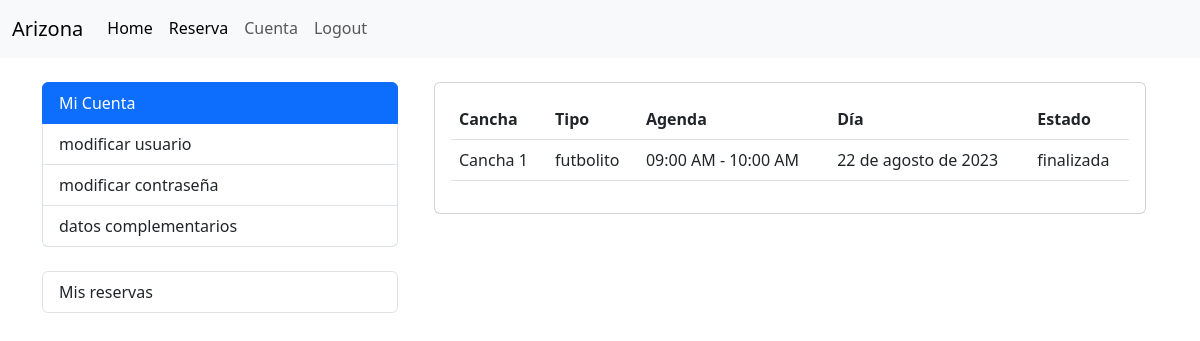
The page /cliente/reservas_user/ (signed in) on the database as committed earlier.
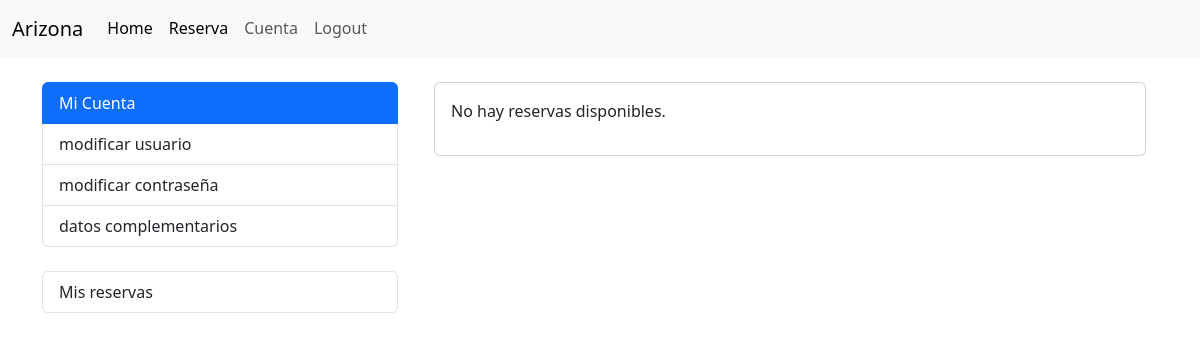
The same page on the database as committed later.
### cliente/models.py (models this page shows, shortened)
class Reserva(models.Model):
    cliente = models.ForeignKey(Cliente, on_delete=models.CASCADE)
    agenda = models.ForeignKey(Agenda, on_delete=models.CASCADE)
    dia = models.DateField()
    ESTADO_CHOICES = [
        ('disponible', 'Disponible'),
        ('pendiente', 'Pendiente'),
        ('finalizada', 'Finalizada'),
    ]
    estado = models.CharField(max_length=20, choices=ESTADO_CHOICES, default='disponible')
    class Meta:
        unique_together = ('agenda', 'cliente', 'dia')

### servicio/models.py (models this page shows, shortened)
class Agenda(models.Model):
    cancha = models.ForeignKey(Cancha, on_delete=models.CASCADE)
    horario = models.ForeignKey(Horario, on_delete=models.CASCADE)
    disponible = models.BooleanField(default=True)
    class Meta:
        verbose_name = _('Agenda')
        verbose_name_plural = _('Agendas')
        unique_together = ('cancha', 'horario')

class Cancha(models.Model):
    NUMERACION_CHOICES = [
        ('1', 'Cancha 1'),
        ('2', 'Cancha 2'),
        ('3', 'Cancha 3'),
        ('4', 'Cancha 4'),
        ('5', 'Cancha 5'),
        ('6', 'Cancha 6'),
        ('7', 'Cancha 7'),
        ('8', 'Cancha 8'),
    ]
    numeracion = models.CharField(max_length=10, choices=NUMERACION_CHOICES)
    tipo = models.ForeignKey(TipoCancha, on_delete=models.CASCADE, related_name='canchas')
    def __str__(self):
        return f'Cancha {self.numeracion}'
    class Meta:
        verbose_name = _('Cancha')
        verbose_name_plural = _('Canchas')

class TipoCancha(models.Model):
    nombre = models.CharField(max_length=50)
    precio = models.DecimalField(max_digits=8, decimal_places=0)
    descripcion = models.TextField()
    def __str__(self):
        return self.nombre
    class Meta:
        verbose_name = _('Tipo de Cancha')
        verbose_name_plural = _('Tipos de Canchas')

class Horario(models.Model):
    AM = 'AM'
    PM = 'PM'
    MERIDIEM_CHOICES = [
        (AM, 'AM'),
        (PM, 'PM'),
    ]
    hora_inicio = models.TimeField()
    hora_fin = models.TimeField()
    meridiem = models.CharField(max_length=2, choices=MERIDIEM_CHOICES, default=PM)
    def __str__(self):
        return f'{self.hora_inicio.strftime("%I:%M %p")} - {self.hora_fin.strftime("%I:%M %p")}'

### cliente/views.py (the view)
# urls.py: path('reservas_user/', views.listar_reservas_usuario, name='listar_reservas_usuario'),
def listar_reservas_usuario(request):
    try:
        cliente = request.user.cliente
    except Cliente.DoesNotExist:
        messages.warning(request, 'Necesitas crear un Cliente para acceder a esta página')
        return redirect(reverse('cliente:cliente_create'))
    reservas = Reserva.objects.filter(cliente=cliente)
    return render(request, 'reserva/reservas_usuario.html', {'reservas': reservas})

### cliente/templates/reserva/reservas_usuario.html (shortened to what this page needs)
{% extends "accounts/index.html" %}
{% block accounts_container %}
<div class="container">
  <div class="card">
    <div class="card-body">
      {% if reservas %}
      <table class="table reserva-table">
        <thead>
          <tr>
            <th>Cancha</th>
            <th>Tipo</th>
            <th>Agenda</th>
            <th>Día</th>
            <th>Estado</th>
          </tr>
        </thead>
        <tbody>
          {% for reserva in reservas %}
          <tr >
            <td>{{ reserva.agenda.cancha }}</td>
            <td>{{ reserva.agenda.cancha.tipo }}</td>
            <td>{{ reserva.agenda.horario }}</td>
            <td>{{ reserva.dia }}</td>
            <td>{{ reserva.estado }}</td>
          </tr>
          {% empty %}
          <tr>
            <td colspan="4">No hay servicio disponibles.</td>
          </tr>
          {% endfor %}
        </tbody>
      </table>
      {% else %}
      <p>No hay reservas disponibles.</p>
      {% endif %}
    </div>
  </div>
</div>
{% endblock %}

Rows that differ between the two databases and show on the page:
removed Reserva: agenda.cancha "Cancha 1", agenda.cancha.tipo "futbolito", agenda.horario "09:00 AM - 10:00 AM", dia "22 de agosto de 2023", estado "finalizada"
Other text that changed with them:
text no longer shown: "Cancha Tipo Agenda Día Estado"
text now shown: "No hay reservas disponibles."
